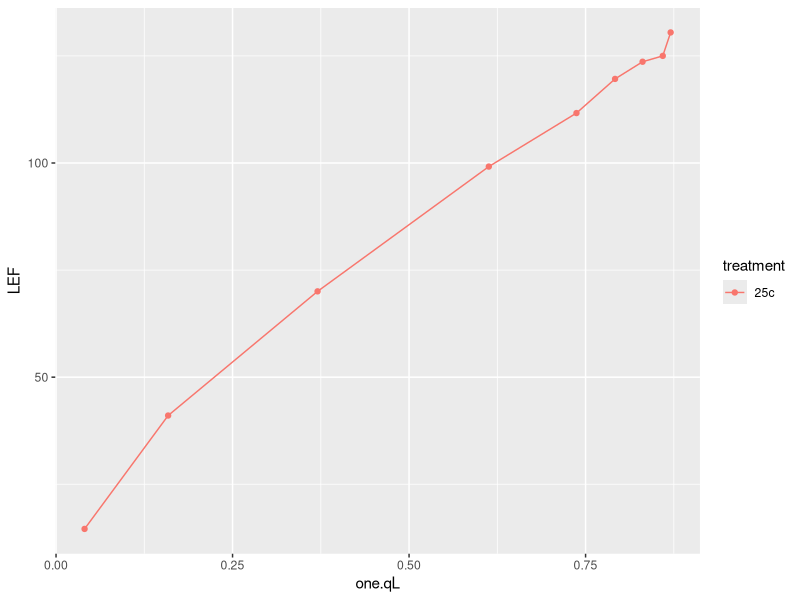
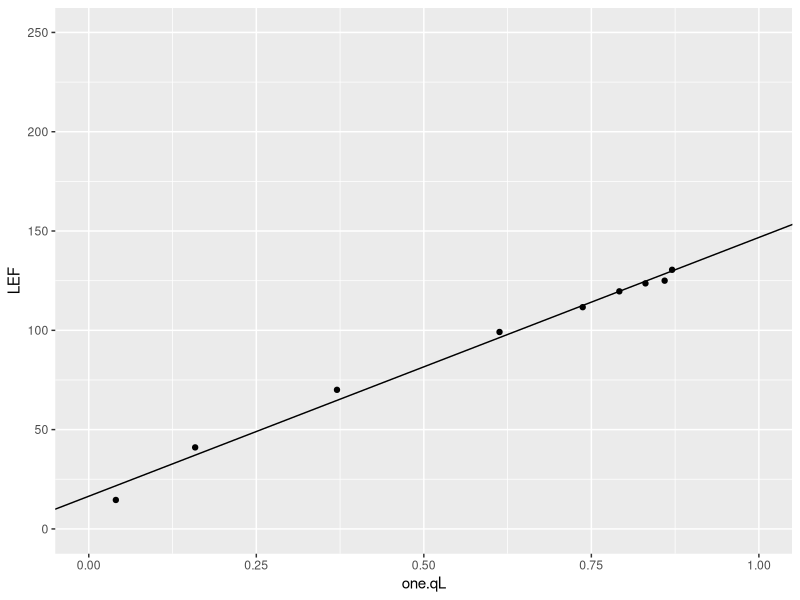
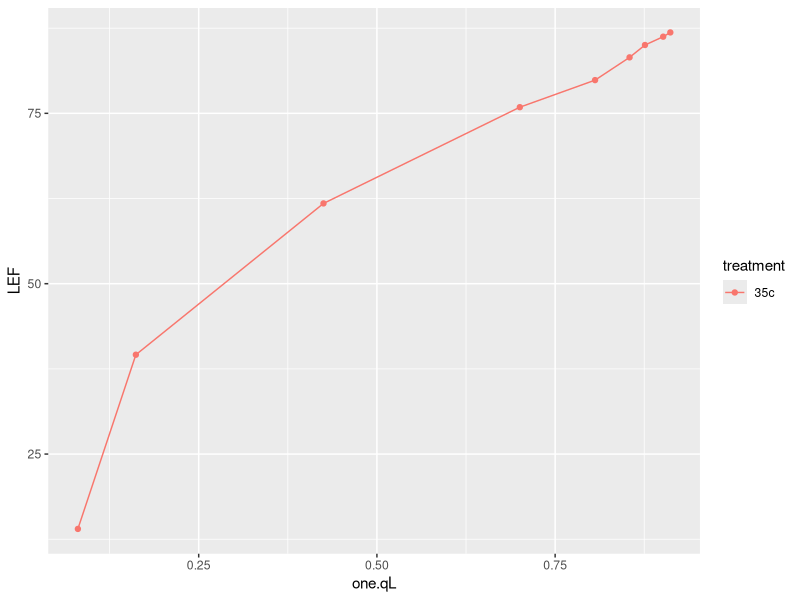
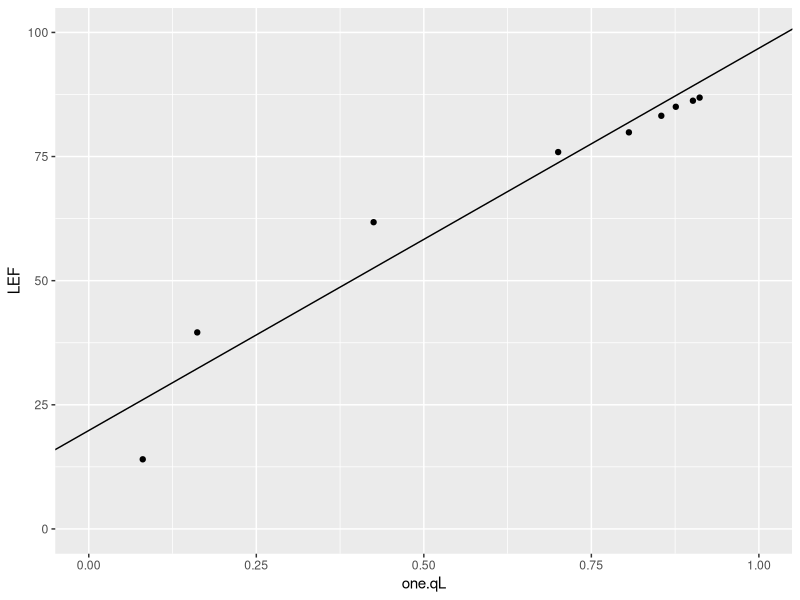
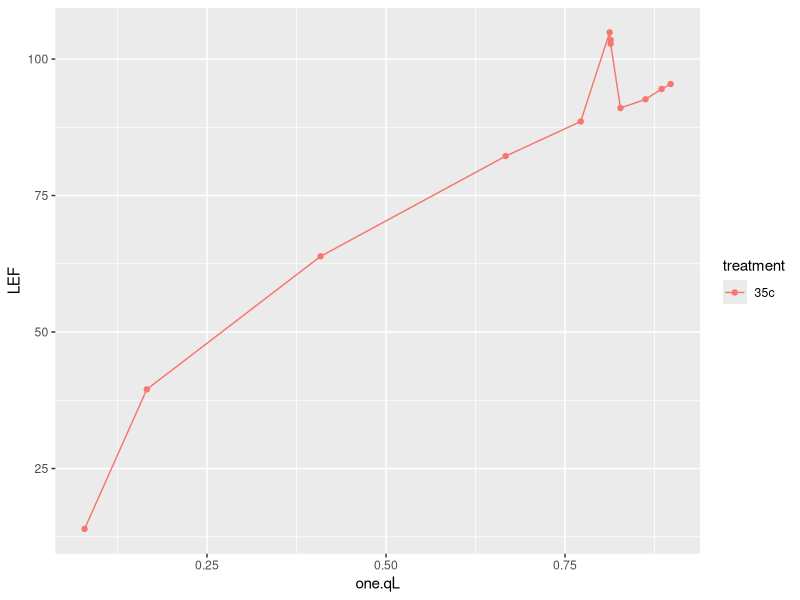
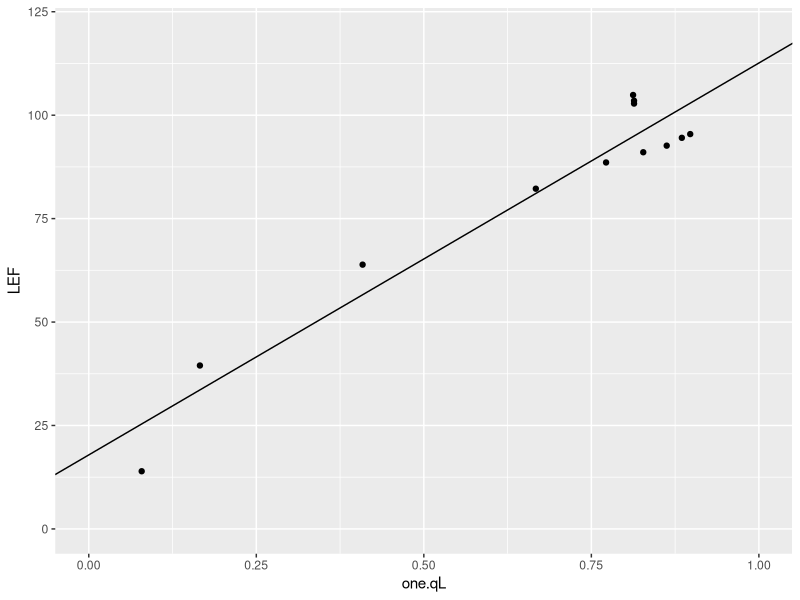
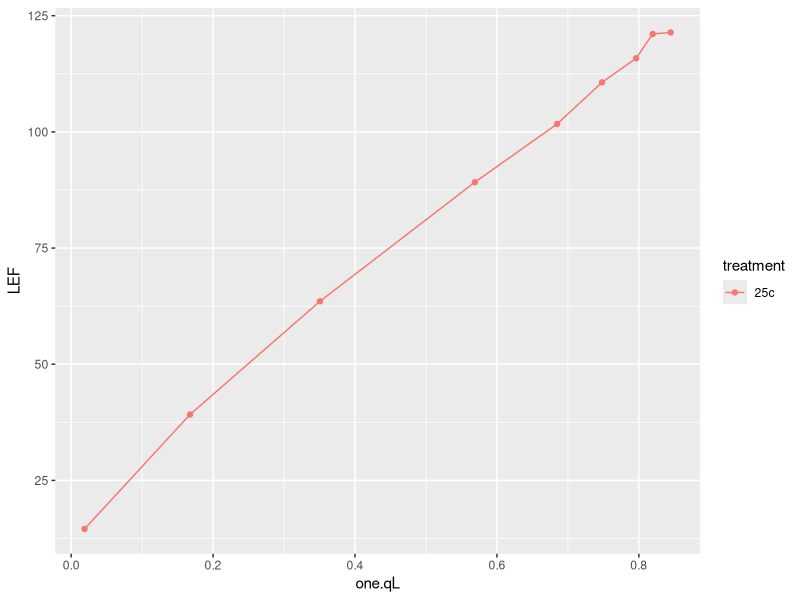
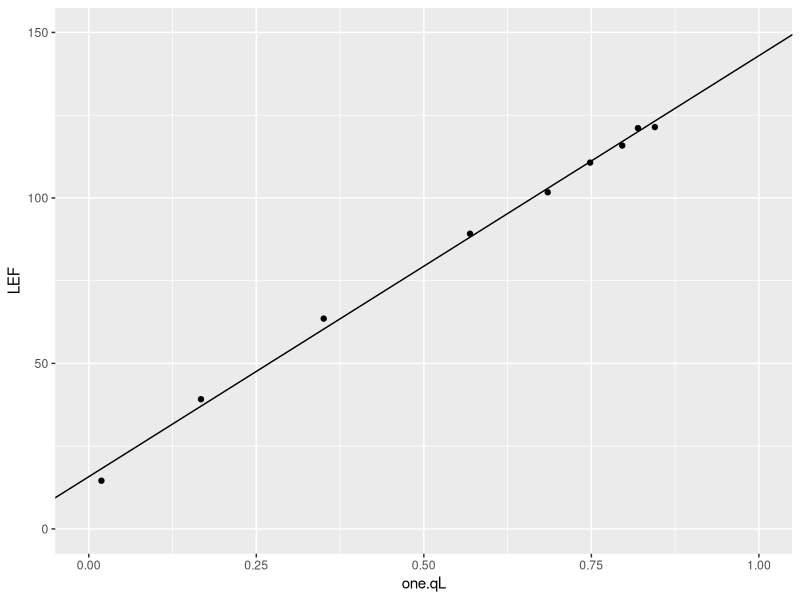

Generate these figures, in order, with R:
### Load Libraries
library(tidyverse)

### read in .csv
lrc_30 <- read.csv("lrc_30.csv")


### no data for gg_1 and gg_2

### Curve 3
gg_3 <- lrc_30 %>% 
  filter(id == "gg_3")
ggplot(gg_3, aes(x = one.qL, y = LEF, color = treatment, group = id)) + geom_point() + geom_line()
# Temp
gg_3_tleaf <- mean(gg_3$Tleaf)
gg_3_tleaf
# creating linear model
lm_gg3 <- lm(LEF ~ one.qL, data = gg_3, subset = one.qL < 0.9)
# creating slope and intercept
gg_3_slope <- coef(lm_gg3)[2]
gg_3_intercept <- coef(lm_gg3)[1]
# plot
ggplot(gg_3, aes(one.qL, LEF)) +
  geom_point() +
  geom_abline(
    slope = gg_3_slope,
    intercept = gg_3_intercept) +
  scale_x_continuous(
    limits = c(0, 1)) + 
  scale_y_continuous(
    limits = c(0, 250))



### Curve 4
gg_4 <- lrc_30 %>% 
  filter(id == "gg_4")
ggplot(gg_4, aes(x = one.qL, y = LEF, color = treatment, group = id)) + geom_point() + geom_line()
# Temp
gg_4_tleaf <- mean(gg_4$Tleaf)
gg_4_tleaf
# creating linear model
lm_gg4 <- lm(LEF ~ one.qL, data = gg_4, subset = one.qL < 0.9)
# creating slope and intercept
gg_4_slope <- coef(lm_gg4)[2]
gg_4_intercept <- coef(lm_gg4)[1]
# plot
ggplot(gg_4, aes(one.qL, LEF)) +
  geom_point() +
  geom_abline(
    slope = gg_4_slope,
    intercept = gg_4_intercept) +
  scale_x_continuous(
    limits = c(0, 1)) + 
  scale_y_continuous(
    limits = c(0, 100))



### no curves for gg_5

### Curve 6
gg_6 <- lrc_30 %>% 
  filter(id == "gg_6")
ggplot(gg_6, aes(x = one.qL, y = LEF, color = treatment, group = id)) + geom_point() + geom_line()
# Temp
gg_6_tleaf <- mean(gg_6$Tleaf)
gg_6_tleaf
# creating linear model
lm_gg6 <- lm(LEF ~ one.qL, data = gg_6, subset = one.qL < 0.99)
# creating slope and intercept
gg_6_slope <- coef(lm_gg6)[2]
gg_6_intercept <- coef(lm_gg6)[1]
# plot
ggplot(gg_6, aes(one.qL, LEF)) +
  geom_point() +
  geom_abline(
    slope = gg_6_slope,
    intercept = gg_6_intercept) +
  scale_x_continuous(
    limits = c(0, 1)) + 
  scale_y_continuous(
    limits = c(0, 120))



### Curve 7
gg_7 <- lrc_30 %>% 
  filter(id == "gg_7")
ggplot(gg_7, aes(x = one.qL, y = LEF, color = treatment, group = id)) + geom_point() + geom_line()
# Temp
gg_7_tleaf <- mean(gg_7$Tleaf)
gg_7_tleaf
# creating linear model
lm_gg7 <- lm(LEF ~ one.qL, data = gg_7, subset = one.qL < 0.8)
# creating slope and intercept
gg_7_slope <- coef(lm_gg7)[2]
gg_7_intercept <- coef(lm_gg7)[1]
# plot
ggplot(gg_7, aes(one.qL, LEF)) +
  geom_point() +
  geom_abline(
    slope = gg_7_slope,
    intercept = gg_7_intercept) +
  scale_x_continuous(
    limits = c(0, 1)) + 
  scale_y_continuous(
    limits = c(0, 150))



### Curve 8
gg_8 <- lrc_30 %>% 
  filter(id == "gg_8")
ggplot(gg_8, aes(x = one.qL, y = LEF, color = treatment, group = id)) + geom_point() + geom_line()
# Temp
gg_8_tleaf <- mean(gg_8$Tleaf)
gg_8_tleaf
# creating linear model
lm_gg8 <- lm(LEF ~ one.qL, data = gg_8, subset = one.qL < 0.8)
# creating slope and intercept
gg_8_slope <- coef(lm_gg8)[2]
gg_8_intercept <- coef(lm_gg8)[1]
# plot
ggplot(gg_8, aes(one.qL, LEF)) +
  geom_point() +
  geom_abline(
    slope = gg_8_slope,
    intercept = gg_8_intercept) +
  scale_x_continuous(
    limits = c(0, 1)) + 
  scale_y_continuous(
    limits = c(0, 100))


### Curve 9
gg_9 <- lrc_30 %>% 
  filter(id == "gg_9")
ggplot(gg_9, aes(x = one.qL, y = LEF, color = treatment, group = id)) + geom_point() + geom_line()
# Temp
gg_9_tleaf <- mean(gg_9$Tleaf)
gg_9_tleaf
# creating linear model
lm_gg9 <- lm(LEF ~ one.qL, data = gg_9, subset = one.qL < 0.9)
# creating slope and intercept
gg_9_slope <- coef(lm_gg9)[2]
gg_9_intercept <- coef(lm_gg9)[1]
# plot
ggplot(gg_9, aes(one.qL, LEF)) +
  geom_point() +
  geom_abline(
    slope = gg_9_slope,
    intercept = gg_9_intercept) +
  scale_x_continuous(
    limits = c(0, 1)) + 
  scale_y_continuous(
    limits = c(0, 150))



### Curve 10
gg_10 <- lrc_30 %>% 
  filter(id == "gg_10")
ggplot(gg_10, aes(x = one.qL, y = LEF, color = treatment, group = id)) + geom_point() + geom_line()
# Temp
gg_10_tleaf <- mean(gg_10$Tleaf)
gg_10_tleaf
# creating linear model
lm_gg10 <- lm(LEF ~ one.qL, data = gg_10, subset = one.qL < 0.85)
# creating slope and intercept
gg_10_slope <- coef(lm_gg10)[2]
gg_10_intercept <- coef(lm_gg10)[1]
# plot
ggplot(gg_10, aes(one.qL, LEF)) +
  geom_point() +
  geom_abline(
    slope = gg_10_slope,
    intercept = gg_10_intercept) +
  scale_x_continuous(
    limits = c(0, 1)) + 
  scale_y_continuous(
    limits = c(0, 40))



### Curve 11
gg_11 <- lrc_30 %>% 
  filter(id == "gg_11")
ggplot(gg_11, aes(x = one.qL, y = LEF, color = treatment, group = id)) + geom_point() + geom_line()
# Temp
gg_11_tleaf <- mean(gg_11$Tleaf)
gg_11_tleaf
# creating linear model
lm_gg11 <- lm(LEF ~ one.qL, data = gg_11, subset = one.qL < 0.85)
# creating slope and intercept
gg_11_slope <- coef(lm_gg11)[2]
gg_11_intercept <- coef(lm_gg11)[1]
# plot
ggplot(gg_11, aes(one.qL, LEF)) +
  geom_point() +
  geom_abline(
    slope = gg_11_slope,
    intercept = gg_11_intercept) +
  scale_x_continuous(
    limits = c(0, 1)) + 
  scale_y_continuous(
    limits = c(0, 100))



### Curve 12
gg_12 <- lrc_30 %>% 
  filter(id == "gg_12")
ggplot(gg_12, aes(x = one.qL, y = LEF, color = treatment, group = id)) + geom_point() + geom_line()
# Temp
gg_12_tleaf <- mean(gg_12$Tleaf)
gg_12_tleaf
# creating linear model
lm_gg12 <- lm(LEF ~ one.qL, data = gg_12, subset = one.qL < 0.85)
# creating slope and intercept
gg_12_slope <- coef(lm_gg12)[2]
gg_12_intercept <- coef(lm_gg12)[1]
# plot
ggplot(gg_12, aes(one.qL, LEF)) +
  geom_point() +
  geom_abline(
    slope = gg_12_slope,
    intercept = gg_12_intercept) +
  scale_x_continuous(
    limits = c(0, 1)) + 
  scale_y_continuous(
    limits = c(0, 60))


### Curve 13 has no data...

### Curve 14
gg_14 <- lrc_30 %>% 
  filter(id == "gg_14")
ggplot(gg_14, aes(x = one.qL, y = LEF, color = treatment, group = id)) + geom_point() + geom_line()
# Temp
gg_14_tleaf <- mean(gg_14$Tleaf)
gg_14_tleaf
# creating linear model
lm_gg14 <- lm(LEF ~ one.qL, data = gg_14, subset = one.qL < 0.99)
# creating slope and intercept
gg_14_slope <- coef(lm_gg14)[2]
gg_14_intercept <- coef(lm_gg14)[1]
# plot
ggplot(gg_14, aes(one.qL, LEF)) +
  geom_point() +
  geom_abline(
    slope = gg_14_slope,
    intercept = gg_14_intercept) +
  scale_x_continuous(
    limits = c(0, 1)) + 
  scale_y_continuous(
    limits = c(0, 60))

### no data for 15

### Curve 16
gg_16 <- lrc_30 %>% 
  filter(id == "gg_16")
gg_16 <- gg_16 %>% 
  filter(machine == "stan")
ggplot(gg_16, aes(x = one.qL, y = LEF, color = treatment, group = id)) + geom_point() + geom_line()
# Temp
gg_16_tleaf <- mean(gg_16$Tleaf)
gg_16_tleaf
# creating linear model
lm_gg16 <- lm(LEF ~ one.qL, data = gg_16, subset = one.qL < 0.9)
# creating slope and intercept
gg_16_slope <- coef(lm_gg16)[2]
gg_16_intercept <- coef(lm_gg16)[1]
# plot
ggplot(gg_16, aes(one.qL, LEF)) +
  geom_point() +
  geom_abline(
    slope = gg_16_slope,
    intercept = gg_16_intercept) +
  scale_x_continuous(
    limits = c(0, 1)) + 
  scale_y_continuous(
    limits = c(0, 150))



### no data for Curve 17...

### Curve 18
gg_18 <- lrc_30 %>% 
  filter(id == "gg_18")
ggplot(gg_18, aes(x = one.qL, y = LEF, color = treatment, group = id)) + geom_point() + geom_line()
# Temp
gg_18_tleaf <- mean(gg_18$Tleaf)
gg_18_tleaf
# creating linear model
lm_gg18 <- lm(LEF ~ one.qL, data = gg_18, subset = one.qL < 0.85)
# creating slope and intercept
gg_18_slope <- coef(lm_gg18)[2]
gg_18_intercept <- coef(lm_gg18)[1]
# plot
ggplot(gg_18, aes(one.qL, LEF)) +
  geom_point() +
  geom_abline(
    slope = gg_18_slope,
    intercept = gg_18_intercept) +
  scale_x_continuous(
    limits = c(0, 1)) + 
  scale_y_continuous(
    limits = c(0, 50))


### Curve 19
gg_19 <- lrc_30 %>% 
  filter(id == "gg_19")
ggplot(gg_19, aes(x = one.qL, y = LEF, color = treatment, group = id)) + geom_point() + geom_line()
# Temp
gg_19_tleaf <- mean(gg_19$Tleaf)
gg_19_tleaf
# creating linear model
lm_gg19 <- lm(LEF ~ one.qL, data = gg_19, subset = one.qL < 0.92)
# creating slope and intercept
gg_19_slope <- coef(lm_gg19)[2]
gg_19_intercept <- coef(lm_gg19)[1]
# plot
ggplot(gg_19, aes(one.qL, LEF)) +
  geom_point() +
  geom_abline(
    slope = gg_19_slope,
    intercept = gg_19_intercept) +
  scale_x_continuous(
    limits = c(0, 1)) + 
  scale_y_continuous(
    limits = c(0, 100))


### Curve 20 & 21 no data

### Curve 22
gg_22 <- lrc_30 %>% 
  filter(id == "gg_22")
ggplot(gg_22, aes(x = one.qL, y = LEF, color = treatment, group = id)) + geom_point() + geom_line()
# Temp
gg_22_tleaf <- mean(gg_22$Tleaf)
gg_22_tleaf
# creating linear model
lm_gg22 <- lm(LEF ~ one.qL, data = gg_22, subset = one.qL < 0.8)
# creating slope and intercept
gg_22_slope <- coef(lm_gg22)[2]
gg_22_intercept <- coef(lm_gg22)[1]
# plot
ggplot(gg_22, aes(one.qL, LEF)) +
  geom_point() +
  geom_abline(
    slope = gg_22_slope,
    intercept = gg_22_intercept) +
  scale_x_continuous(
    limits = c(0, 1)) + 
  scale_y_continuous(
    limits = c(0, 60))



### Curve 23
gg_23 <- lrc_30 %>% 
  filter(id == "gg_23")
ggplot(gg_23, aes(x = one.qL, y = LEF, color = treatment, group = id)) + geom_point() + geom_line()
# Temp
gg_23_tleaf <- mean(gg_23$Tleaf)
gg_23_tleaf
# creating linear model
lm_gg23 <- lm(LEF ~ one.qL, data = gg_23, subset = one.qL < 0.85)
# creating slope and intercept
gg_23_slope <- coef(lm_gg23)[2]
gg_23_intercept <- coef(lm_gg23)[1]
# plot
ggplot(gg_23, aes(one.qL, LEF)) +
  geom_point() +
  geom_abline(
    slope = gg_23_slope,
    intercept = gg_23_intercept) +
  scale_x_continuous(
    limits = c(0, 1)) + 
  scale_y_continuous(
    limits = c(0, 150))



### Curve 24
gg_24 <- lrc_30 %>% 
  filter(id == "gg_24")
ggplot(gg_24, aes(x = one.qL, y = LEF, color = treatment, group = id)) + geom_point() + geom_line()
# Temp
gg_24_tleaf <- mean(gg_24$Tleaf)
gg_24_tleaf
# creating linear model
lm_gg24 <- lm(LEF ~ one.qL, data = gg_24, subset = one.qL < 0.9)
# creating slope and intercept
gg_24_slope <- coef(lm_gg24)[2]
gg_24_intercept <- coef(lm_gg24)[1]
# plot
ggplot(gg_24, aes(one.qL, LEF)) +
  geom_point() +
  geom_abline(
    slope = gg_24_slope,
    intercept = gg_24_intercept) +
  scale_x_continuous(
    limits = c(0, 1)) + 
  scale_y_continuous(
    limits = c(0, 60))



### Curve 25
gg_25 <- lrc_30 %>% 
  filter(id == "gg_25")
ggplot(gg_25, aes(x = one.qL, y = LEF, color = treatment, group = id)) + geom_point() + geom_line()
# Temp
gg_25_tleaf <- mean(gg_25$Tleaf)
gg_25_tleaf
# creating linear model
lm_gg25 <- lm(LEF ~ one.qL, data = gg_25, subset = one.qL < 0.91)
# creating slope and intercept
gg_25_slope <- coef(lm_gg25)[2]
gg_25_intercept <- coef(lm_gg25)[1]
# plot
ggplot(gg_25, aes(one.qL, LEF)) +
  geom_point() +
  geom_abline(
    slope = gg_25_slope,
    intercept = gg_25_intercept) +
  scale_x_continuous(
    limits = c(0, 1)) + 
  scale_y_continuous(
    limits = c(0, 100))



### Curve 26
gg_26 <- lrc_30 %>% 
  filter(id == "gg_26")
ggplot(gg_26, aes(x = one.qL, y = LEF, color = treatment, group = id)) + geom_point() + geom_line()
# Temp
gg_26_tleaf <- mean(gg_26$Tleaf)
gg_26_tleaf
# creating linear model
lm_gg26 <- lm(LEF ~ one.qL, data = gg_26, subset = one.qL < 0.77)
# creating slope and intercept
gg_26_slope <- coef(lm_gg26)[2]
gg_26_intercept <- coef(lm_gg26)[1]
# plot
ggplot(gg_26, aes(one.qL, LEF)) +
  geom_point() +
  geom_abline(
    slope = gg_26_slope,
    intercept = gg_26_intercept) +
  scale_x_continuous(
    limits = c(0, 1)) + 
  scale_y_continuous(
    limits = c(0, 70))


### Curve 27
gg_27 <- lrc_30 %>% 
  filter(id == "gg_27")
ggplot(gg_27, aes(x = one.qL, y = LEF, color = treatment, group = id)) + geom_point() + geom_line()
# Temp
gg_27_tleaf <- mean(gg_27$Tleaf)
gg_27_tleaf
# creating linear model
lm_gg27 <- lm(LEF ~ one.qL, data = gg_27, subset = one.qL < 0.9)
# creating slope and intercept
gg_27_slope <- coef(lm_gg27)[2]
gg_27_intercept <- coef(lm_gg27)[1]
# plot
ggplot(gg_27, aes(one.qL, LEF)) +
  geom_point() +
  geom_abline(
    slope = gg_27_slope,
    intercept = gg_27_intercept) +
  scale_x_continuous(
    limits = c(0, 1)) + 
  scale_y_continuous(
    limits = c(0, 100))



### Curve 28 corrupted

### Curve 29
gg_29 <- lrc_30 %>% 
  filter(id == "gg_29")
ggplot(gg_29, aes(x = one.qL, y = LEF, color = treatment, group = id)) + geom_point() + geom_line()
# Temp
gg_29_tleaf <- mean(gg_29$Tleaf)
gg_29_tleaf
# creating linear model
lm_gg29 <- lm(LEF ~ one.qL, data = gg_29, subset = one.qL < 0.9)
# creating slope and intercept
gg_29_slope <- coef(lm_gg29)[2]
gg_29_intercept <- coef(lm_gg29)[1]
# plot
ggplot(gg_29, aes(one.qL, LEF)) +
  geom_point() +
  geom_abline(
    slope = gg_29_slope,
    intercept = gg_29_intercept) +
  scale_x_continuous(
    limits = c(0, 1)) + 
  scale_y_continuous(
    limits = c(0, 100))


### Curve 30
gg_30 <- lrc_30 %>% 
  filter(id == "gg_30")
ggplot(gg_30, aes(x = one.qL, y = LEF, color = treatment, group = id)) + geom_point() + geom_line()
# Temp
gg_30_tleaf <- mean(gg_30$Tleaf)
gg_30_tleaf
# creating linear model
lm_gg30 <- lm(LEF ~ one.qL, data = gg_30, subset = one.qL < 0.8125)
# creating slope and intercept
gg_30_slope <- coef(lm_gg30)[2]
gg_30_intercept <- coef(lm_gg30)[1]
# plot
ggplot(gg_30, aes(one.qL, LEF)) +
  geom_point() +
  geom_abline(
    slope = gg_30_slope,
    intercept = gg_30_intercept) +
  scale_x_continuous(
    limits = c(0, 1)) + 
  scale_y_continuous(
    limits = c(0, 60))



### Curve 31
gg_31 <- lrc_30 %>% 
  filter(id == "gg_31")
ggplot(gg_31, aes(x = one.qL, y = LEF, color = treatment, group = id)) + geom_point() + geom_line()
# Temp
gg_31_tleaf <- mean(gg_31$Tleaf)
gg_31_tleaf
# creating linear model
lm_gg31 <- lm(LEF ~ one.qL, data = gg_31, subset = one.qL < 0.9)
# creating slope and intercept
gg_31_slope <- coef(lm_gg31)[2]
gg_31_intercept <- coef(lm_gg31)[1]
# plot
ggplot(gg_31, aes(one.qL, LEF)) +
  geom_point() +
  geom_abline(
    slope = gg_31_slope,
    intercept = gg_31_intercept) +
  scale_x_continuous(
    limits = c(0, 1)) + 
  scale_y_continuous(
    limits = c(0, 250))



### Curve 32 (may have been included w/ gg_34... still 35c)
gg_34 <- lrc_30 %>% 
  filter(id == "gg_34")
gg_32 <- gg_34 %>% 
  filter(machine == "ozzie")
ggplot(gg_32, aes(x = one.qL, y = LEF, color = treatment, group = id)) + geom_point() + geom_line()
# Temp
gg_32_tleaf <- mean(gg_32$Tleaf)
gg_32_tleaf
# creating linear model
lm_gg32 <- lm(LEF ~ one.qL, data = gg_32, subset = one.qL < 0.85)
# creating slope and intercept
gg_32_slope <- coef(lm_gg32)[2]
gg_32_intercept <- coef(lm_gg32)[1]
# plot
ggplot(gg_32, aes(one.qL, LEF)) +
  geom_point() +
  geom_abline(
    slope = gg_32_slope,
    intercept = gg_32_intercept) +
  scale_x_continuous(
    limits = c(0, 1)) + 
  scale_y_continuous(
    limits = c(0, 150))



### Curve 33
gg_33 <- lrc_30 %>% 
  filter(id == "gg_33")
ggplot(gg_33, aes(x = one.qL, y = LEF, color = treatment, group = id)) + geom_point() + geom_line()
# Temp
gg_33_tleaf <- mean(gg_33$Tleaf)
gg_33_tleaf
# creating linear model
lm_gg33 <- lm(LEF ~ one.qL, data = gg_33, subset = one.qL < 0.9)
# creating slope and intercept
gg_33_slope <- coef(lm_gg33)[2]
gg_33_intercept <- coef(lm_gg33)[1]
# plot
ggplot(gg_33, aes(one.qL, LEF)) +
  geom_point() +
  geom_abline(
    slope = gg_33_slope,
    intercept = gg_33_intercept) +
  scale_x_continuous(
    limits = c(0, 1)) + 
  scale_y_continuous(
    limits = c(0, 150))



### Curve 34
gg_34 <- lrc_30 %>% 
  filter(id == "gg_34")
gg_34_filtered <- gg_34 %>% 
  filter(machine == "stan")
ggplot(gg_34_filtered, aes(x = one.qL, y = LEF, color = treatment, group = id)) + geom_point() + geom_line()
# Temp
gg_34_tleaf <- mean(gg_34_filtered$Tleaf)
gg_34_tleaf
# creating linear model
lm_gg34 <- lm(LEF ~ one.qL, data = gg_34_filtered, subset = one.qL < 0.85)
# creating slope and intercept
gg_34_slope <- coef(lm_gg34)[2]
gg_34_intercept <- coef(lm_gg34)[1]
# plot
ggplot(gg_34_filtered, aes(one.qL, LEF)) +
  geom_point() +
  geom_abline(
    slope = gg_34_slope,
    intercept = gg_34_intercept) +
  scale_x_continuous(
    limits = c(0, 1)) + 
  scale_y_continuous(
    limits = c(0, 60))



### Curve 35
gg_35 <- lrc_30 %>% 
  filter(id == "gg_35")
ggplot(gg_35, aes(x = one.qL, y = LEF, color = treatment, group = id)) + geom_point() + geom_line()
# Temp
gg_35_tleaf <- mean(gg_35$Tleaf)
gg_35_tleaf
# creating linear model
lm_gg35 <- lm(LEF ~ one.qL, data = gg_35, subset = one.qL < 0.7)
# creating slope and intercept
gg_35_slope <- coef(lm_gg35)[2]
gg_35_intercept <- coef(lm_gg35)[1]
# plot
ggplot(gg_35, aes(one.qL, LEF)) +
  geom_point() +
  geom_abline(
    slope = gg_35_slope,
    intercept = gg_35_intercept) +
  scale_x_continuous(
    limits = c(0, 1)) + 
  scale_y_continuous(
    limits = c(0, 200))


### Curve 36 is corrupted


### Curve 37
gg_37 <- lrc_30 %>% 
  filter(id == "gg_37")
ggplot(gg_37, aes(x = one.qL, y = LEF, color = treatment, group = id)) + geom_point() + geom_line()
# Temp
gg_37_tleaf <- mean(gg_37$Tleaf)
gg_37_tleaf
# creating linear model
lm_gg37 <- lm(LEF ~ one.qL, data = gg_37, subset = one.qL < 0.7)
# creating slope and intercept
gg_37_slope <- coef(lm_gg37)[2]
gg_37_intercept <- coef(lm_gg37)[1]
# plot
ggplot(gg_37, aes(one.qL, LEF)) +
  geom_point() +
  geom_abline(
    slope = gg_37_slope,
    intercept = gg_37_intercept) +
  scale_x_continuous(
    limits = c(0, 1)) + 
  scale_y_continuous(
    limits = c(0, 50))

### curve 38-39 no data


### Curve 40
gg_40 <- lrc_30 %>% 
  filter(id == "gg_40")
ggplot(gg_40, aes(x = one.qL, y = LEF, color = treatment, group = id)) + geom_point() + geom_line()
# Temp
gg_40_tleaf <- mean(gg_40$Tleaf)
gg_40_tleaf
# creating linear model
lm_gg40 <- lm(LEF ~ one.qL, data = gg_40, subset = one.qL < 0.6)
# creating slope and intercept
gg_40_slope <- coef(lm_gg40)[2]
gg_40_intercept <- coef(lm_gg40)[1]
# plot
ggplot(gg_40, aes(one.qL, LEF)) +
  geom_point() +
  geom_abline(
    slope = gg_40_slope,
    intercept = gg_40_intercept) +
  scale_x_continuous(
    limits = c(0, 1)) + 
  scale_y_continuous(
    limits = c(0, 30))



### Creating dataframe
vqmax30_df <- data.frame(
  id = c("gg_3", "gg_4", "gg_6", "gg_7", "gg_8", "gg_9",
         "gg_10", "gg_11", "gg_12", "gg_14", "gg_16", "gg_18", 
         "gg_19", "gg_22", "gg_23", "gg_24", "gg_25", "gg_26", 
         "gg_27", "gg_29", "gg_30", "gg_31", "gg_32", "gg_33",
         "gg_34", "gg_35", "gg_37", "gg_40" ),
  slope_30 = c(gg_3_slope, gg_4_slope, gg_6_slope, gg_7_slope, gg_8_slope, gg_9_slope,
            gg_10_slope, gg_11_slope, gg_12_slope, gg_14_slope, gg_16_slope, gg_18_slope, 
            gg_19_slope, gg_22_slope, gg_23_slope, gg_24_slope, gg_25_slope, gg_26_slope, 
            gg_27_slope, gg_29_slope, gg_30_slope, gg_31_slope, gg_32_slope, gg_33_slope, 
            gg_34_slope, gg_35_slope, gg_37_slope, gg_40_slope),
  intercept_30 = c(gg_3_intercept, gg_4_intercept, gg_6_intercept, gg_7_intercept, gg_8_intercept,
            gg_9_intercept, gg_10_intercept, gg_11_intercept, gg_12_intercept, gg_14_intercept, 
            gg_16_intercept, gg_18_intercept, gg_19_intercept, gg_22_intercept, gg_23_intercept,
            gg_24_intercept, gg_25_intercept, gg_26_intercept, gg_27_intercept, gg_29_intercept, 
            gg_30_intercept,  gg_31_intercept, gg_32_intercept, gg_33_intercept, gg_34_intercept, 
            gg_35_intercept, gg_37_intercept, gg_40_intercept),
  tleaf_30 = c(gg_3_tleaf, gg_4_tleaf, gg_6_tleaf, gg_7_tleaf, gg_8_tleaf,
               gg_9_tleaf, gg_10_tleaf, gg_11_tleaf, gg_12_tleaf, gg_14_tleaf, 
               gg_16_tleaf, gg_18_tleaf, gg_19_tleaf, gg_22_tleaf, gg_23_tleaf,
               gg_24_tleaf, gg_25_tleaf, gg_26_tleaf, gg_27_tleaf, gg_29_tleaf, 
               gg_30_tleaf,  gg_31_tleaf, gg_32_tleaf, gg_33_tleaf, gg_34_tleaf, 
               gg_35_tleaf, gg_37_tleaf, gg_40_tleaf)
)
vqmax30_df


### calculating Vqmax
vqmax30_df$vqmax_30 <- vqmax30_df$intercept + vqmax30_df$slope
vqmax30_df


### adding treatment column
vqmax30_df$replicate <- as.numeric(gsub("\\D", "", vqmax30_df$id))
vqmax30_df$treatment <- ifelse(vqmax30_df$replicate %% 2 == 1,
                              "25c",
                              "35c")
vqmax30_df$replicate <- NULL
vqmax30_df


### add leaf temp
vqmax30_df$tleaf_fac <- "30c"
vqmax30_df


### graph and stats time
ggplot(vqmax30_df, aes(x = treatment, y = vqmax_30)) + geom_boxplot()
vqmax30_lm <- lm(vqmax_30 ~ treatment, data = vqmax30_df)
anova(vqmax30_lm)
plot(vqmax30_lm)

### write .csv
write.csv(vqmax30_df, "vqmax30_df.csv")
